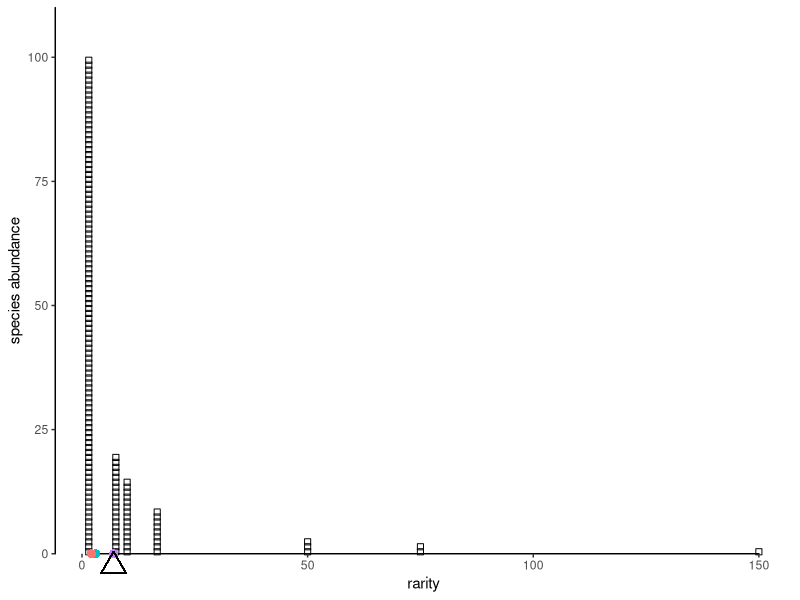

Reproduce this figure in R.
library(tidyverse)
library(ggthemes)

theme_set(theme_tufte(base_family = "sans"))
library(scales) # trans_new() is in the scales library

epsPretty <- 0
offStart <- 0

pfun=function(x, pow, offset=offStart){
	if (pow==0) return(log(x))
	r <- sign(pow)*(x+offset)^pow
	## cat("pfun", x, "pow", pow, "v", r, "\n")
	return(r)
}

ipfun=function(x, pow, offset=offStart){
	if (pow==0) return(exp(x))
	r <- sign(pow)*(x)^(1/pow)
	## cat("ipfun", x, "pow", pow, "v", r, "\n")
	return(r)
}

# Diversity function 
dfun<-function(ab, l){
	rp <- ab/sum(ab)
	return(ipfun(sum(rp*pfun(1/rp, l)),l))
}

# round numbers, more aggressively the larger they are
prettify <- function(breaks){
    digits <- -floor(log10(abs(breaks))) + 1
    digits[breaks == 0] <- 0
    return(round(breaks, digits = digits))
}

power_trans = function(pow) trans_new(name="power"
   , transform = function(x) pfun(x, pow)
	, inverse = function(x) ipfun(x, pow)
	, breaks = function(x) prettify(
		trans_breaks(
			function(x) pfun(x, pow), function(x) ipfun(x, pow), n = 5
		)(c(epsPretty,x)*1.1)
	)
   , domain = c(1, 10000)
)

# replicate to make stacks with geom_point
fancy_rep<-function(df){
	return(data.frame(df[rep(1:nrow(df), df$abundance),])
		%>% group_by(abundance) %>% mutate(gr=1:abundance[[1]])
	)
}

#Function to plot everything, with some complicated parts inside
rarity_plot <- function(abundance, p){
	rf <- tibble(names = as.factor(1:length(abundance))
		, abundance
		, rarity = sum(abundance)/abundance
	)
	rflist <-fancy_rep(rf) 

	div <- (
		summarise(rf, div=ipfun(
			sum(abundance*pfun(rarity, p))/sum(abundance)
			, p
		))
		%>% pull(div)
	)
	
	
	rp <- (ggplot(rflist, aes(x=rarity))
	      
	       +geom_point(aes(y=gr-0.6), size=2, shape=22)
	       #line segment instead of stacked boxes
	    # + geom_segment(aes(x=rarity, xend=rarity, y=abundance, yend=0), size=1.6)

	    #This deals with clipping, but messes up axis ticks transformation
	   ## + coord_trans(x=power_trans(pow=p),clip="off")
	   + coord_cartesian(clip="off")
		#works with ticks but not fulcrum
	    + scale_x_continuous(trans=power_trans(pow=p))

	    # fix x-axis at y=0
		+ scale_y_continuous(expand=c(0,0))
		
		#this is what makes the axis lines... it is just a line segment from min to max of the provided data. breaks work with scale_x_continuous/ scale_y_continuous, which can use the whole trans argument. coord_trans doesn't play nice with that
		+ geom_rangeframe(aes(rarity, abundance)
		                  , data=data.frame(rarity=c(min(rf$rarity), max(rf$rarity)), abundance=c(0,max(rf$abundance)*1.1))
		                  , inherit.aes = F)
	
		+ theme(legend.position="none")
		+ labs(y="species abundance")
		
		#add colored marks for each mean
		+ geom_point(x=dfun(ab,1), y=0, color="#C77CFF", size=2)
		+ geom_point(x=dfun(ab,0), y=0, color="#00BFC4", size=2)
		+ geom_point(x=dfun(ab,-1), y=0, color="#F8766D", size=2)
		
    	# Fulcrum
		+ geom_point(x=div, y=-0.025*max(ab), size=6, shape=2)
	)
	return(rp)
}

ab<-c(100, 20, 15, 9, 3, 2, 1)

rarity_plot(ab,1)
